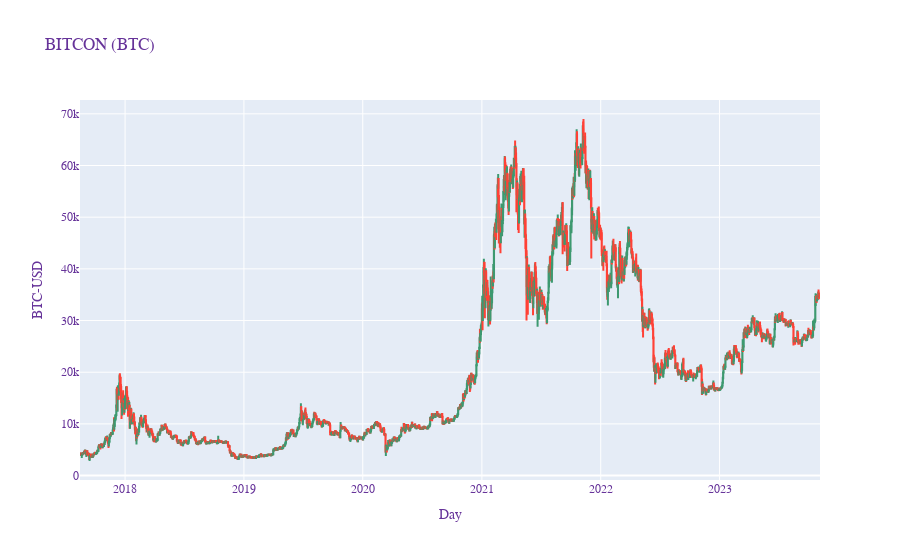

The code cell stored with this chart in its notebook:
### Markdown cell above
- Gráfico de velas

### Code cell
import plotly.graph_objects as go

fig = go.Figure(data=[go.Candlestick(x = BTC_df.Date,
                                     open = BTC_df.Open, 
                                     high = BTC_df.High,
                                     low = BTC_df.Low, 
                                     close = BTC_df.Close)
                     ])
fig.update_layout(
    title="BITCON (BTC)",
    xaxis_title="Day",
    yaxis_title="BTC-USD",
    font=dict(
        family="Courier New, monospace",
        size=12,
        color="RebeccaPurple"
    )
)
fig.update_layout(xaxis_rangeslider_visible=False)
fig.show()

### Figure 1 — Plotly figure (JSON) as saved in the notebook; plotly's stock layout.template omitted (floating-point values rounded to 4 significant figures; data arrays with more than 128 entries replaced by an {"elided": "..."} marker saying what was removed)
{"data": [{"close": {"elided": "2273 float values"}, "high": {"elided": "2273 float values"}, "low": {"elided": "2273 float values"}, "open": {"elided": "2273 float values"}, "type": "candlestick", "x": {"elided": "2273 str values"}}], "layout": {"font": {"color": "RebeccaPurple", "family": "Courier New, monospace", "size": 12}, "title": {"text": "BITCON (BTC)"}, "xaxis": {"rangeslider": {"visible": false}, "title": {"text": "Day"}}, "yaxis": {"title": {"text": "BTC-USD"}}}}
